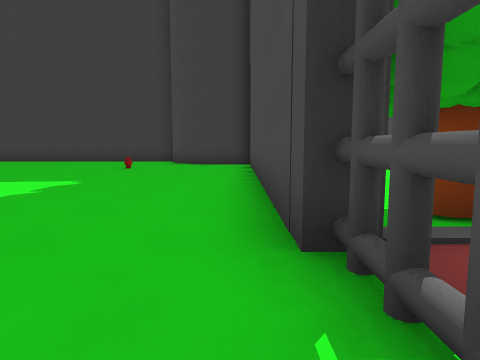
[1] (above)

23 first-person views from a walk through a level from a Godot 3-D game. The camera is 1.3 m above the floor, tilts 6° down and sees 75° across. The floor is counted in squares, 2 m on a side. Each view is taken from the middle of a square. On the plan, view 1 faces up. The plan holds only what a view shows up to about 10 squares ahead; the rest is blank. The place goes on beyond the plan. Surface patterns are stand-ins for the level's own textures.

[2]
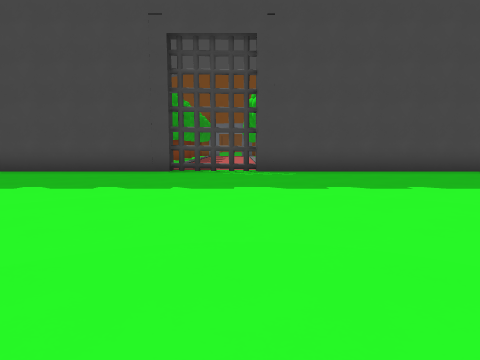

[3]
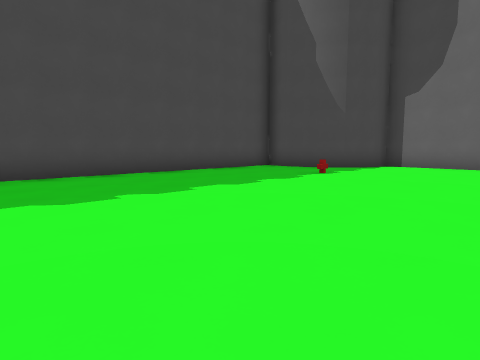

[4]
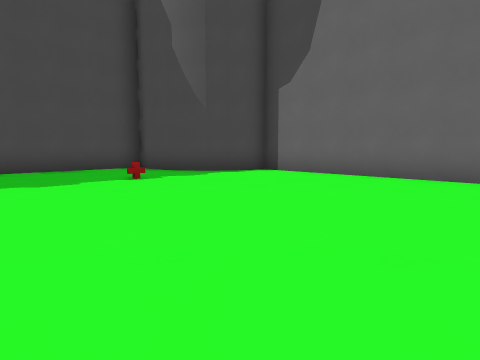

[5]
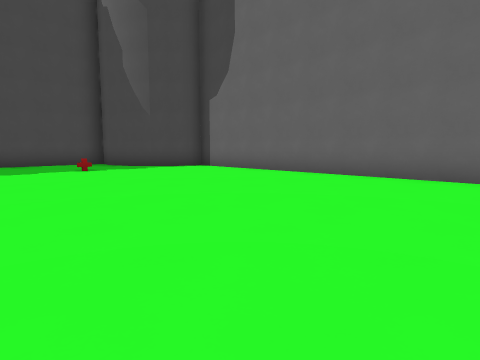

[6]
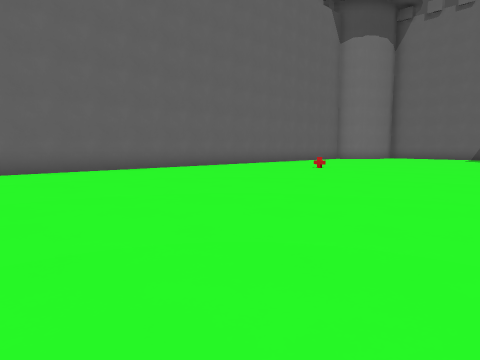

[7]
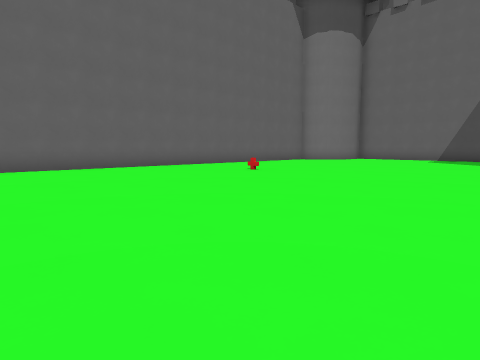

[8]
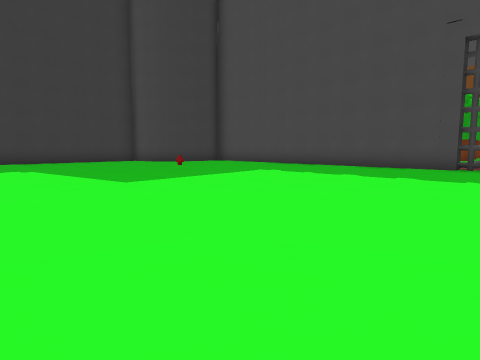

[9]
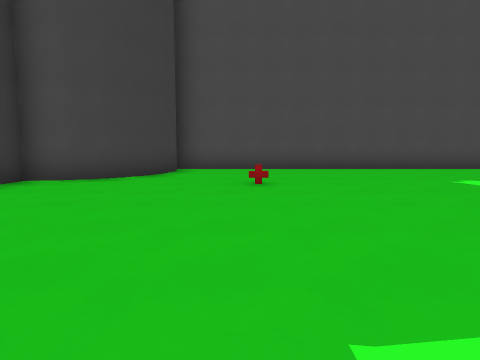

[10]
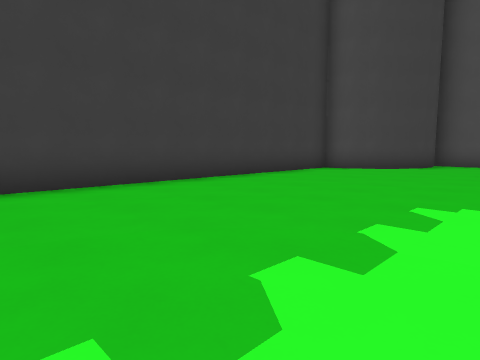

[11]
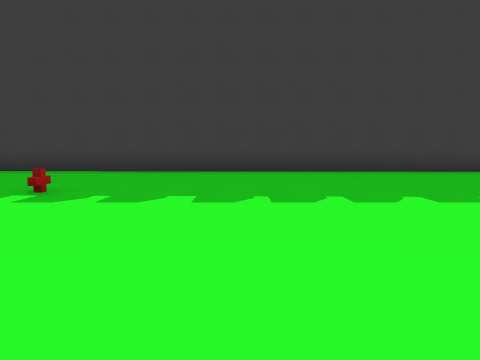

[12]
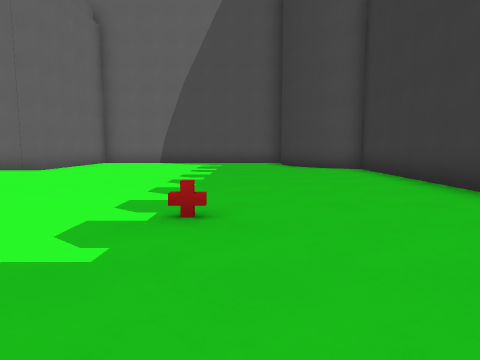

[13]
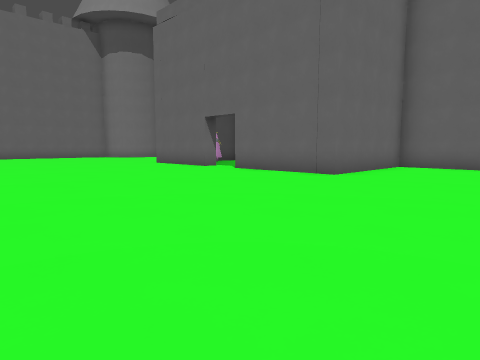

[14]
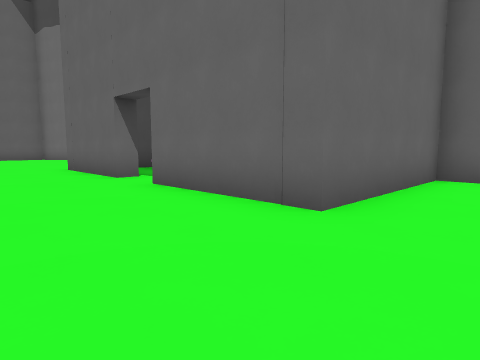

[15]
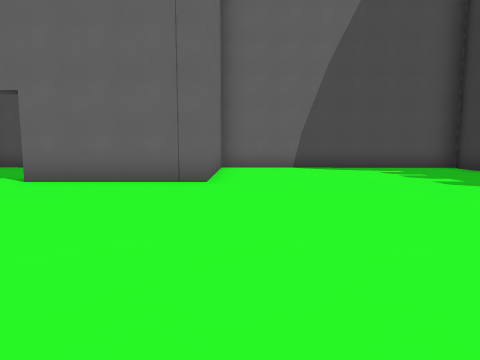

[16]
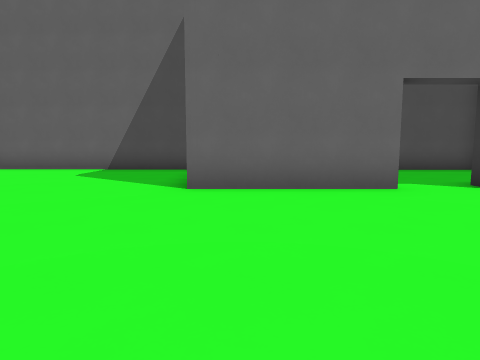

[17]
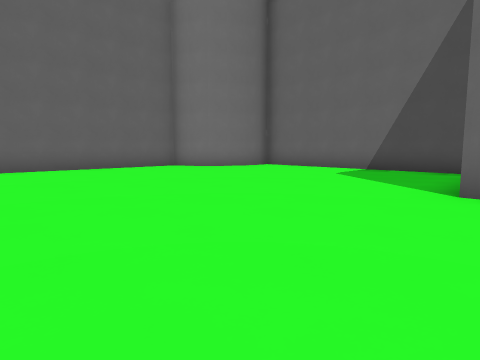

[18]
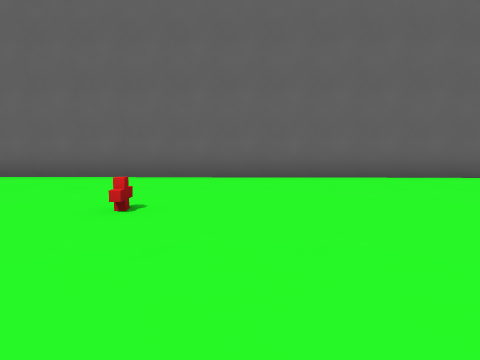

[19]
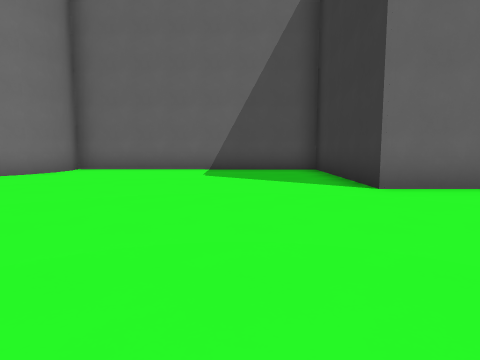

[20]
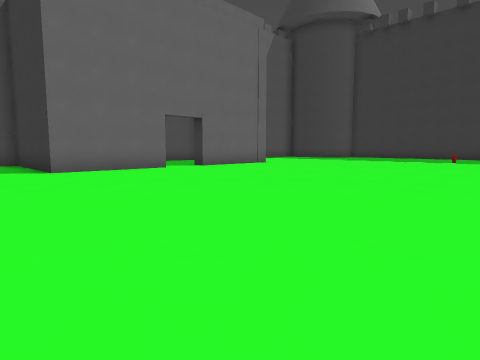

[21]
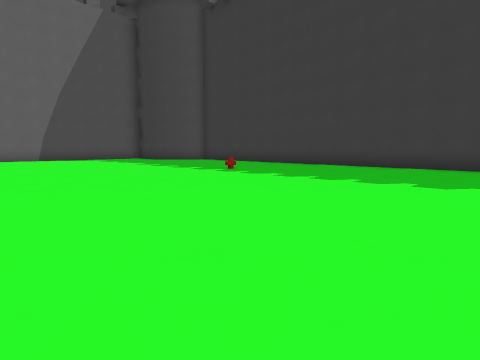

[22]
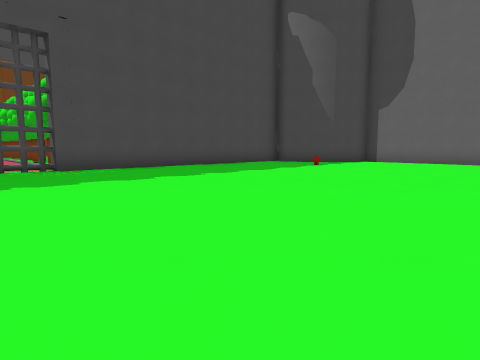

[23]
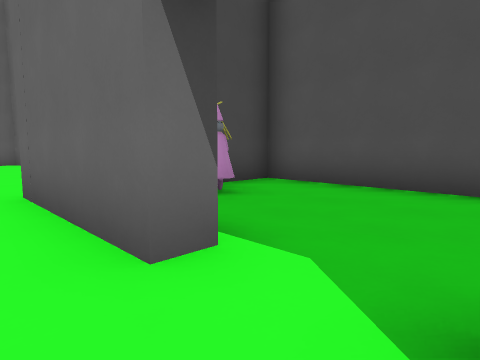

### Floor plan
Ten units are one square. View 1 is at (0, 0); x grows to the right and y downward. Boxes are objects, and circles mark ways between rooms. Rooms are numbered by the first view taken in them; rooms with no view inside come last. Other rooms are left out.
<svg viewBox="-278 -151 293 276">
<path fill="none" stroke="#000" d="M-228 -5 -228 28 -271 28 -273 98 -266 97M6 5 6 -20M7 -7 5 -17M10 -19 4 -19 4 -119M-22 -124 -27 -130M-23 105 -17 100M-18 101 -11 98M-17 -120 -23 -126M-27 110 -22 104M-26 -130 -29 -137M-12 98 -5 97 4 98 4 4 7 4 5 0 7 -17M-11 -118 -18 -121M-231 116 -30 120 -29 116 -26 109M-29 -136 -30 -142 -233 -146 -236 -138 -241 -132M-5 -117 -12 -118M-255 100 -250 104M-261 97 -253 101M1 -118 -6 -117M-257 -126 -264 -126M-267 97 -260 98M-269 -129 -270 -54 -228 -54 -228 -19M-235 -5 -228 -5M-270 -47 -271 23 -247 23"/>
<rect x="-175" y="-105" width="10" height="10" fill="#bbb"><title>other object</title></rect>
<rect x="-35" y="-105" width="10" height="10" fill="#bbb"><title>other object</title></rect>
<circle cx="-230" cy="-10" r="3" fill="#2a7"/>
<text x="-130" y="-10">1</text>
<text x="-250" y="-10">2</text>
</svg>
Room 1 opens to room 2.

Where each view was taken, in squares from view 1:
view 1: 0 up, 0 right, facing up
view 2: 0 up, 8 left, facing right
view 3: 1 down, 7 left, facing down-right
view 4: 5 down, 9 left, facing down-right
view 5: 5 down, 12 left, facing down-right
view 6: 3 down, 8 left, facing down-left
view 7: 2 down, 10 left, facing down-left
view 8: 0 up, 10 left, facing up-right
view 9: 10 up, 9 left, facing right
view 10: 9 up, 12 left, facing up-right
view 11: 6 up, 14 left, facing up
view 12: 11 up, 14 left, facing left
view 13: 9 up, 16 left, facing down-left
view 14: 7 up, 20 left, facing down-left
view 15: 6 up, 17 left, facing left
view 16: 2 down, 18 left, facing left
view 17: 2 down, 18 left, facing down-left
view 18: 5 down, 18 left, facing down
view 19: 5 down, 18 left, facing left
view 20: 5 down, 14 left, facing up-left
view 21: 4 up, 10 left, facing up-left
view 22: 2 up, 9 left, facing down-right
view 23: 2 up, 22 left, facing down-left
